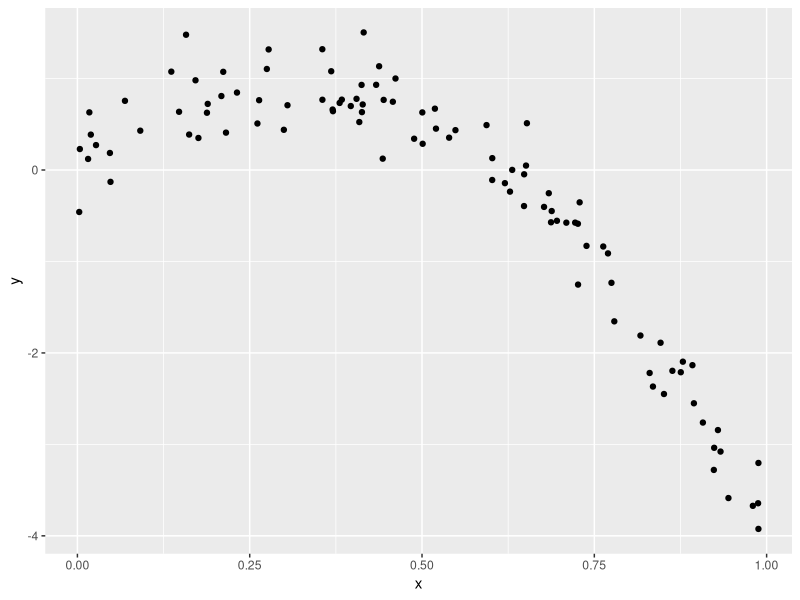
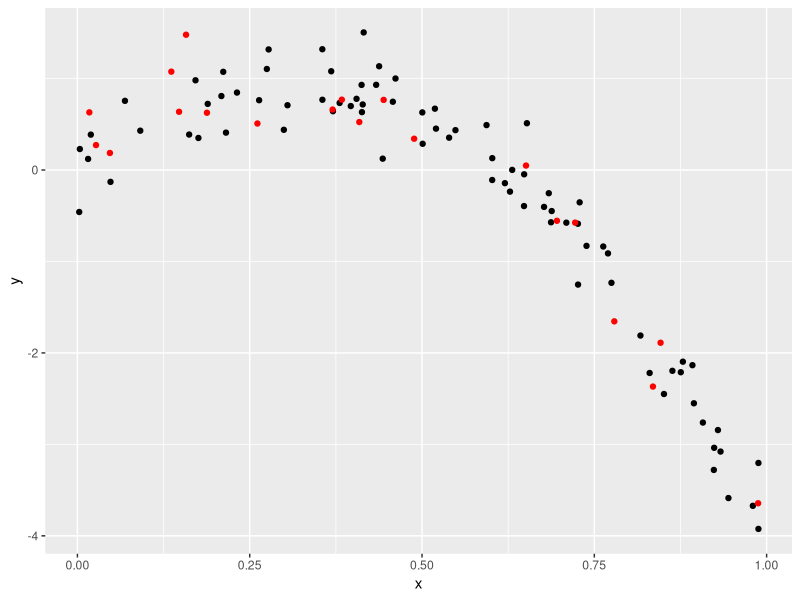
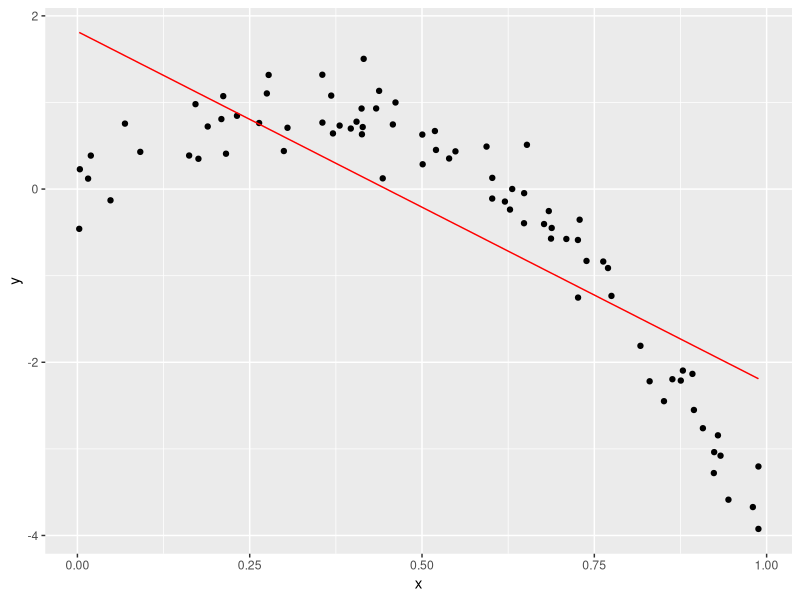
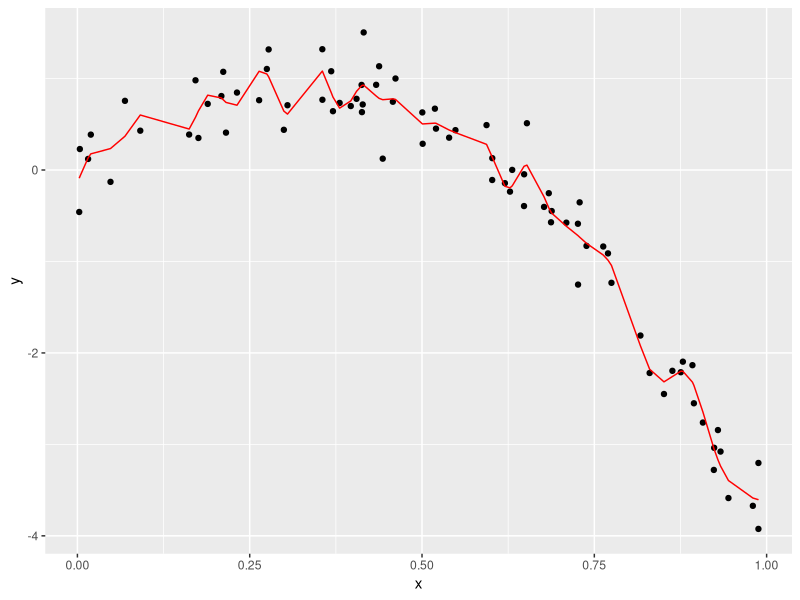
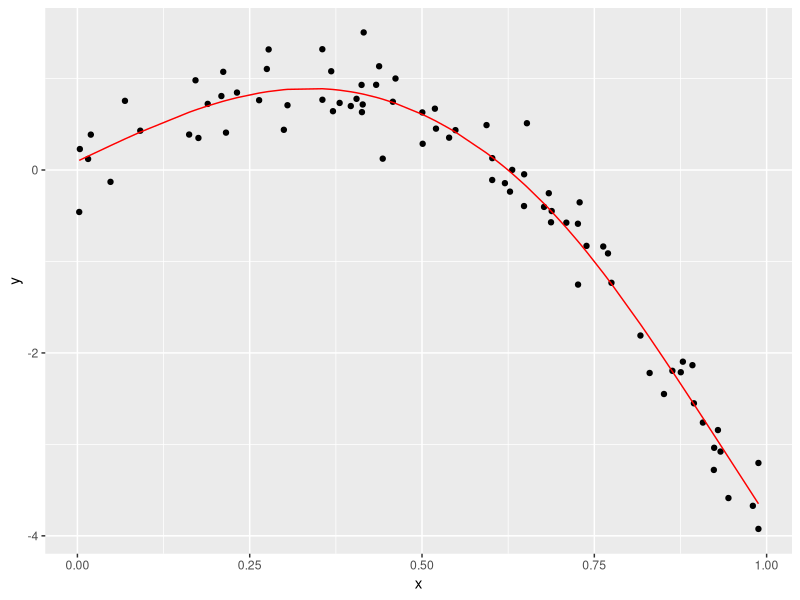

Here is the R script that generated these plots, in order:
## ---- chunk 1
knitr::opts_chunk$set(echo = TRUE, message = FALSE, warning = FALSE)

library(tidyverse)
library(modelr)
library(mgcv)
## ---- chunk 2
# Create a dataframe with 100 random nonlinear numbers (x-variable) and a y-variable that depends on x-variable.
nonlin_df = 
  tibble(
    id = 1:100,
    x = runif(100, 0, 1),
    y = 1 - 10 * (x - .3) ^ 2 + rnorm(100, 0, .3)
  )

nonlin_df %>% 
  ggplot(aes(x = x, y = y)) + 
  geom_point()
## ---- chunk 3
train_df = sample_n(nonlin_df, 80)
test_df = anti_join(nonlin_df, train_df, by = "id")
## ---- chunk 4
train_df %>% 
  ggplot(aes(x = x, y = y)) + 
  geom_point() +
  geom_point(data = test_df, color = "red")
## ---- chunk 5
linear_mod = lm(y ~ x, data = train_df)
smooth_mod = gam(y ~ s(x), data = train_df)
wiggly_mod = gam(y ~ s(x, k = 30), sp = 10e-6, data = train_df)
## ---- chunk 6
train_df %>% 
  add_predictions(linear_mod) %>% 
  ggplot(aes(x = x, y = y)) +
  geom_point() +
  geom_line(aes(y = pred), color = "red")

train_df %>% 
  add_predictions(wiggly_mod) %>% 
  ggplot(aes(x = x, y = y)) +
  geom_point() +
  geom_line(aes(y = pred), color = "red")

train_df %>% 
  add_predictions(smooth_mod) %>% 
  ggplot(aes(x = x, y = y)) +
  geom_point() +
  geom_line(aes(y = pred), color = "red")
## ---- chunk 7
rmse(linear_mod, test_df)
rmse(wiggly_mod, test_df)
rmse(smooth_mod, test_df)

# Lower values mean better. We want lower prediction error!
## ---- chunk 8
cv_df = 
  crossv_mc(nonlin_df, 100) %>% 
  mutate(
    train = map(train, as_tibble),
    test = map(test, as_tibble)) %>% 
  mutate(
    linear_fits = map(.x = train, ~lm(y ~ x, data = .x)))
